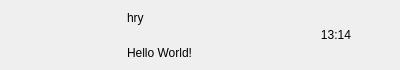
<?xml version="1.0" encoding="UTF-8"?>
<ui version="4.0">
 <class>ChatUserWid</class>
 <widget class="QWidget" name="ChatUserWid">
  <property name="geometry">
   <rect>
    <x>0</x>
    <y>0</y>
    <width>400</width>
    <height>70</height>
   </rect>
  </property>
  <property name="minimumSize">
   <size>
    <width>0</width>
    <height>70</height>
   </size>
  </property>
  <property name="maximumSize">
   <size>
    <width>16777215</width>
    <height>70</height>
   </size>
  </property>
  <property name="windowTitle">
   <string>Form</string>
  </property>
  <layout class="QHBoxLayout" name="horizontalLayout">
   <property name="spacing">
    <number>3</number>
   </property>
   <property name="leftMargin">
    <number>6</number>
   </property>
   <property name="topMargin">
    <number>2</number>
   </property>
   <property name="rightMargin">
    <number>6</number>
   </property>
   <property name="bottomMargin">
    <number>2</number>
   </property>
   <item>
    <widget class="QWidget" name="icon_wid" native="true">
     <property name="minimumSize">
      <size>
       <width>50</width>
       <height>50</height>
      </size>
     </property>
     <property name="maximumSize">
      <size>
       <width>50</width>
       <height>50</height>
      </size>
     </property>
     <layout class="QHBoxLayout" name="horizontalLayout_2">
      <property name="spacing">
       <number>0</number>
      </property>
      <property name="leftMargin">
       <number>0</number>
      </property>
      <property name="topMargin">
       <number>0</number>
      </property>
      <property name="rightMargin">
       <number>0</number>
      </property>
      <property name="bottomMargin">
       <number>0</number>
      </property>
      <item>
       <widget class="QLabel" name="icon_lb">
        <property name="minimumSize">
         <size>
          <width>45</width>
          <height>45</height>
         </size>
        </property>
        <property name="maximumSize">
         <size>
          <width>45</width>
          <height>45</height>
         </size>
        </property>
        <property name="text">
         <string/>
        </property>
       </widget>
      </item>
     </layout>
    </widget>
   </item>
   <item>
    <widget class="QWidget" name="user_info_wid" native="true">
     <property name="maximumSize">
      <size>
       <width>150</width>
       <height>16777215</height>
      </size>
     </property>
     <layout class="QVBoxLayout" name="verticalLayout">
      <property name="spacing">
       <number>7</number>
      </property>
      <property name="leftMargin">
       <number>2</number>
      </property>
      <property name="topMargin">
       <number>2</number>
      </property>
      <property name="rightMargin">
       <number>2</number>
      </property>
      <property name="bottomMargin">
       <number>2</number>
      </property>
      <item>
       <widget class="QLabel" name="user_name_lb">
        <property name="text">
         <string>hry</string>
        </property>
       </widget>
      </item>
      <item>
       <widget class="QLabel" name="user_chat_lb">
        <property name="maximumSize">
         <size>
          <width>120</width>
          <height>16777215</height>
         </size>
        </property>
        <property name="text">
         <string>Hello World!</string>
        </property>
       </widget>
      </item>
     </layout>
    </widget>
   </item>
   <item>
    <widget class="QWidget" name="time_wid" native="true">
     <property name="minimumSize">
      <size>
       <width>50</width>
       <height>50</height>
      </size>
     </property>
     <property name="maximumSize">
      <size>
       <width>50</width>
       <height>50</height>
      </size>
     </property>
     <layout class="QHBoxLayout" name="horizontalLayout_3">
      <item>
       <widget class="QLabel" name="time_lb">
        <property name="text">
         <string>13:14</string>
        </property>
        <property name="alignment">
         <set>Qt::AlignCenter</set>
        </property>
       </widget>
      </item>
     </layout>
    </widget>
   </item>
  </layout>
 </widget>
 <resources/>
 <connections/>
</ui>
